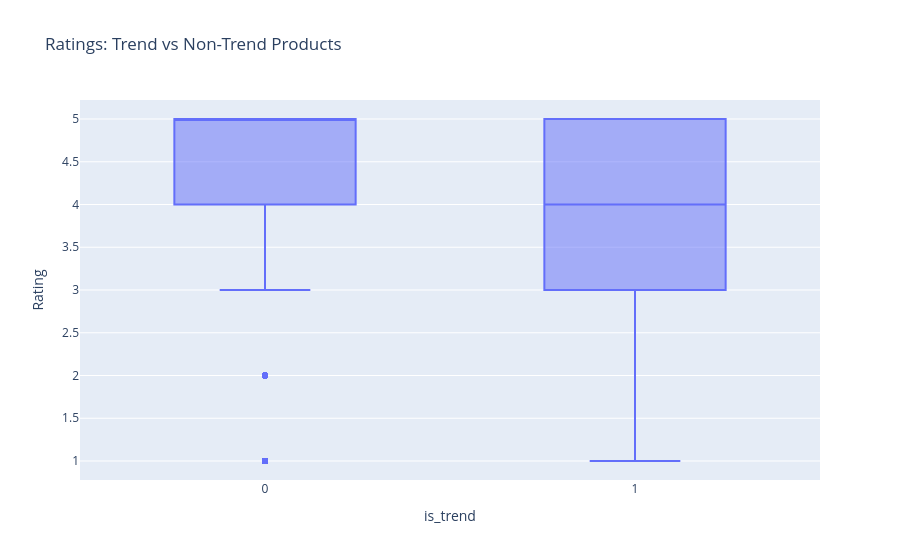

Notebook source saved alongside this figure:
### Code cell
fig = px.box(
    df,
    x="is_trend",
    y="Rating",
    title="Ratings: Trend vs Non-Trend Products"
)

fig.show()

### Figure 1 — Plotly figure (JSON) as saved in the notebook; plotly's stock layout.template omitted (floating-point values rounded to 4 significant figures; data arrays with more than 128 entries replaced by an {"elided": "..."} marker saying what was removed)
{"data": [{"alignmentgroup": "True", "hovertemplate": "is_trend=%{x}<br>Rating=%{y}<extra></extra>", "legendgroup": "", "marker": {"color": "#636efa"}, "name": "", "notched": false, "offsetgroup": "", "orientation": "v", "showlegend": false, "type": "box", "x": {"elided": "23472 int values"}, "x0": " ", "xaxis": "x", "y": {"elided": "23472 int values"}, "y0": " ", "yaxis": "y"}], "layout": {"boxmode": "group", "legend": {"tracegroupgap": 0}, "title": {"text": "Ratings: Trend vs Non-Trend Products"}, "xaxis": {"anchor": "y", "domain": [0, 1], "title": {"text": "is_trend"}}, "yaxis": {"anchor": "x", "domain": [0, 1], "title": {"text": "Rating"}}}}
